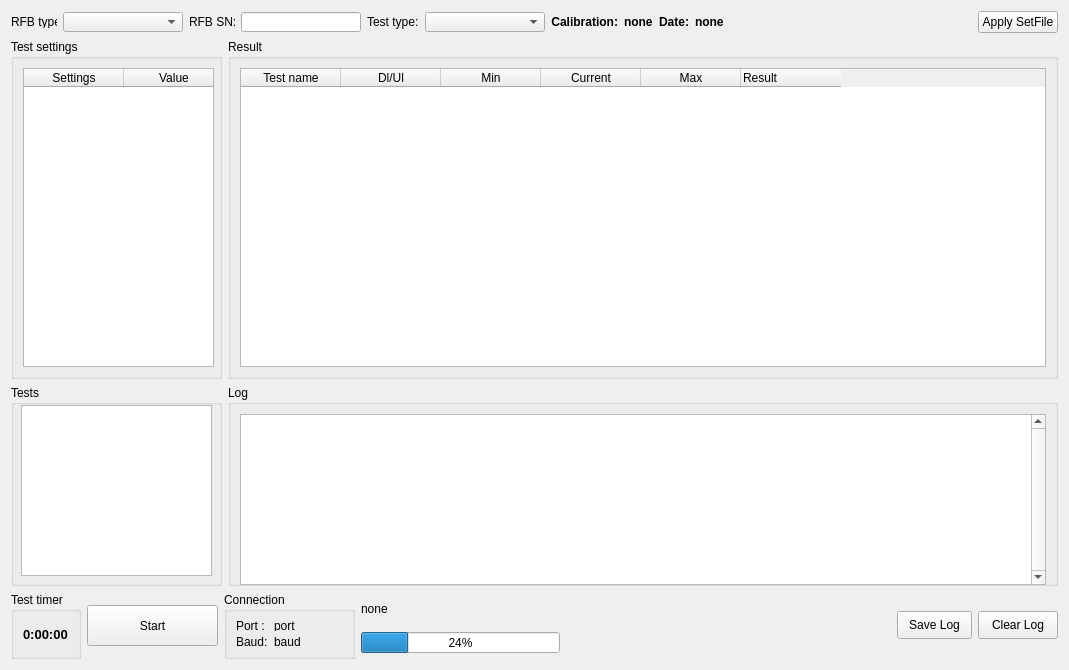
      <widget class="QWidget" name="tabMain">
       <attribute name="title">
        <string>Main</string>
       </attribute>
       <layout class="QGridLayout" name="gridLayout_4">
        <item row="2" column="1">
         <widget class="QGroupBox" name="logGroupBox">
          <property name="minimumSize">
           <size>
            <width>581</width>
            <height>184</height>
           </size>
          </property>
          <property name="maximumSize">
           <size>
            <width>16777215</width>
            <height>201</height>
           </size>
          </property>
          <property name="title">
           <string>Log</string>
          </property>
          <layout class="QGridLayout" name="gridLayout_11">
           <item row="0" column="0">
            <widget class="QListWidget" name="listLog">
             <property name="minimumSize">
              <size>
               <width>559</width>
               <height>171</height>
              </size>
             </property>
             <property name="maximumSize">
              <size>
               <width>16777215</width>
               <height>171</height>
              </size>
             </property>
             <property name="autoFillBackground">
              <bool>false</bool>
             </property>
             <property name="frameShadow">
              <enum>QFrame::Sunken</enum>
             </property>
             <property name="verticalScrollBarPolicy">
              <enum>Qt::ScrollBarAlwaysOn</enum>
             </property>
             <property name="autoScroll">
              <bool>true</bool>
             </property>
             <property name="autoScrollMargin">
              <number>16</number>
             </property>
             <property name="editTriggers">
              <set>QAbstractItemView::NoEditTriggers</set>
             </property>
             <property name="tabKeyNavigation">
              <bool>false</bool>
             </property>
             <property name="showDropIndicator" stdset="0">
              <bool>false</bool>
             </property>
             <property name="dragDropMode">
              <enum>QAbstractItemView::DragOnly</enum>
             </property>
             <property name="alternatingRowColors">
              <bool>false</bool>
             </property>
             <property name="selectionMode">
              <enum>QAbstractItemView::NoSelection</enum>
             </property>
             <property name="verticalScrollMode">
              <enum>QAbstractItemView::ScrollPerItem</enum>
             </property>
             <property name="movement">
              <enum>QListView::Free</enum>
             </property>
             <property name="flow">
              <enum>QListView::TopToBottom</enum>
             </property>
            </widget>
           </item>
          </layout>
         </widget>
        </item>
        <item row="1" column="0" colspan="2">
         <layout class="QGridLayout" name="gridLayout_6">
          <property name="sizeConstraint">
           <enum>QLayout::SetMaximumSize</enum>
          </property>
          <item row="0" column="0">
           <widget class="QGroupBox" name="groupBox_3">
            <property name="sizePolicy">
             <sizepolicy hsizetype="Fixed" vsizetype="Expanding">
              <horstretch>0</horstretch>
              <verstretch>0</verstretch>
             </sizepolicy>
            </property>
            <property name="minimumSize">
             <size>
              <width>211</width>
              <height>332</height>
             </size>
            </property>
            <property name="maximumSize">
             <size>
              <width>211</width>
              <height>16777215</height>
             </size>
            </property>
            <property name="title">
             <string>Test settings</string>
            </property>
            <layout class="QGridLayout" name="gridLayout_9">
             <item row="0" column="0">
              <widget class="QTableWidget" name="tableSettings">
               <property name="sizePolicy">
                <sizepolicy hsizetype="Fixed" vsizetype="Expanding">
                 <horstretch>0</horstretch>
                 <verstretch>0</verstretch>
                </sizepolicy>
               </property>
               <property name="minimumSize">
                <size>
                 <width>191</width>
                 <height>299</height>
                </size>
               </property>
               <property name="maximumSize">
                <size>
                 <width>191</width>
                 <height>16777215</height>
                </size>
               </property>
               <property name="horizontalScrollBarPolicy">
                <enum>Qt::ScrollBarAlwaysOff</enum>
               </property>
               <property name="autoScroll">
                <bool>true</bool>
               </property>
               <property name="editTriggers">
                <set>QAbstractItemView::NoEditTriggers</set>
               </property>
               <property name="rowCount">
                <number>0</number>
               </property>
               <property name="columnCount">
                <number>2</number>
               </property>
               <attribute name="verticalHeaderVisible">
                <bool>false</bool>
               </attribute>
               <attribute name="verticalHeaderHighlightSections">
                <bool>true</bool>
               </attribute>
               <column>
                <property name="text">
                 <string>Settings</string>
                </property>
               </column>
               <column>
                <property name="text">
                 <string>Value</string>
                </property>
               </column>
              </widget>
             </item>
            </layout>
           </widget>
          </item>
          <item row="0" column="1">
           <widget class="QGroupBox" name="groupBox_7">
            <property name="title">
             <string>Result</string>
            </property>
            <layout class="QGridLayout" name="gridLayout_5">
             <item row="0" column="0">
              <widget class="QTableWidget" name="tableResult">
               <property name="enabled">
                <bool>true</bool>
               </property>
               <property name="sizePolicy">
                <sizepolicy hsizetype="Expanding" vsizetype="Expanding">
                 <horstretch>0</horstretch>
                 <verstretch>0</verstretch>
                </sizepolicy>
               </property>
               <property name="minimumSize">
                <size>
                 <width>559</width>
                 <height>299</height>
                </size>
               </property>
               <property name="maximumSize">
                <size>
                 <width>16777215</width>
                 <height>16777215</height>
                </size>
               </property>
               <property name="layoutDirection">
                <enum>Qt::LeftToRight</enum>
               </property>
               <property name="horizontalScrollBarPolicy">
                <enum>Qt::ScrollBarAlwaysOff</enum>
               </property>
               <property name="editTriggers">
                <set>QAbstractItemView::NoEditTriggers</set>
               </property>
               <property name="tabKeyNavigation">
                <bool>false</bool>
               </property>
               <property name="showDropIndicator" stdset="0">
                <bool>false</bool>
               </property>
               <property name="dragDropOverwriteMode">
                <bool>false</bool>
               </property>
               <property name="columnCount">
                <number>6</number>
               </property>
               <attribute name="horizontalHeaderMinimumSectionSize">
                <number>25</number>
               </attribute>
               <attribute name="verticalHeaderVisible">
                <bool>false</bool>
               </attribute>
               <attribute name="verticalHeaderDefaultSectionSize">
                <number>30</number>
               </attribute>
               <attribute name="verticalHeaderHighlightSections">
                <bool>false</bool>
               </attribute>
               <attribute name="verticalHeaderMinimumSectionSize">
                <number>17</number>
               </attribute>
               <column>
                <property name="text">
                 <string>Test name</string>
                </property>
                <property name="font">
                 <font>
                  <weight>50</weight>
                  <bold>false</bold>
                 </font>
                </property>
               </column>
               <column>
                <property name="text">
                 <string>Dl/Ul</string>
                </property>
               </column>
               <column>
                <property name="text">
                 <string>Min</string>
                </property>
               </column>
               <column>
                <property name="text">
                 <string>Current</string>
                </property>
               </column>
               <column>
                <property name="text">
                 <string>Max</string>
                </property>
               </column>
               <column>
                <property name="text">
                 <string>Result</string>
                </property>
                <property name="textAlignment">
                 <set>AlignLeading|AlignVCenter</set>
                </property>
               </column>
              </widget>
             </item>
            </layout>
           </widget>
          </item>
         </layout>
        </item>
        <item row="0" column="0" colspan="2">
         <layout class="QHBoxLayout" name="horizontalLayout_12">
          <item>
           <layout class="QHBoxLayout" name="horizontalLayout_8">
            <item>
             <widget class="QLabel" name="label_9">
              <property name="sizePolicy">
               <sizepolicy hsizetype="Fixed" vsizetype="Fixed">
                <horstretch>0</horstretch>
                <verstretch>0</verstretch>
               </sizepolicy>
              </property>
              <property name="maximumSize">
               <size>
                <width>46</width>
                <height>13</height>
               </size>
              </property>
              <property name="text">
               <string>RFB type:</string>
              </property>
             </widget>
            </item>
            <item>
             <widget class="QComboBox" name="rfbTypeCombo">
              <property name="sizePolicy">
               <sizepolicy hsizetype="Fixed" vsizetype="Fixed">
                <horstretch>0</horstretch>
                <verstretch>0</verstretch>
               </sizepolicy>
              </property>
              <property name="minimumSize">
               <size>
                <width>120</width>
                <height>20</height>
               </size>
              </property>
              <property name="maximumSize">
               <size>
                <width>120</width>
                <height>20</height>
               </size>
              </property>
             </widget>
            </item>
           </layout>
          </item>
          <item>
           <layout class="QHBoxLayout" name="horizontalLayout_9">
            <item>
             <widget class="QLabel" name="label2">
              <property name="sizePolicy">
               <sizepolicy hsizetype="Fixed" vsizetype="Fixed">
                <horstretch>0</horstretch>
                <verstretch>0</verstretch>
               </sizepolicy>
              </property>
              <property name="maximumSize">
               <size>
                <width>46</width>
                <height>13</height>
               </size>
              </property>
              <property name="text">
               <string>RFB SN:</string>
              </property>
             </widget>
            </item>
            <item>
             <widget class="QLineEdit" name="rfbSN">
              <property name="sizePolicy">
               <sizepolicy hsizetype="Fixed" vsizetype="Fixed">
                <horstretch>0</horstretch>
                <verstretch>0</verstretch>
               </sizepolicy>
              </property>
              <property name="minimumSize">
               <size>
                <width>120</width>
                <height>20</height>
               </size>
              </property>
              <property name="maximumSize">
               <size>
                <width>120</width>
                <height>20</height>
               </size>
              </property>
              <property name="text">
               <string/>
              </property>
              <property name="maxLength">
               <number>32</number>
              </property>
              <property name="alignment">
               <set>Qt::AlignLeading|Qt::AlignLeft|Qt::AlignVCenter</set>
              </property>
             </widget>
            </item>
           </layout>
          </item>
          <item>
           <widget class="QLabel" name="label">
            <property name="text">
             <string>Test type:</string>
            </property>
           </widget>
          </item>
          <item>
           <widget class="QComboBox" name="testTypeCombo">
            <property name="minimumSize">
             <size>
              <width>120</width>
              <height>20</height>
             </size>
            </property>
            <property name="maximumSize">
             <size>
              <width>120</width>
              <height>20</height>
             </size>
            </property>
           </widget>
          </item>
          <item>
           <layout class="QHBoxLayout" name="horizontalLayout_13">
            <item>
             <widget class="QLabel" name="label3_2">
              <property name="font">
               <font>
                <weight>75</weight>
                <bold>true</bold>
               </font>
              </property>
              <property name="text">
               <string>Calibration:</string>
              </property>
              <property name="alignment">
               <set>Qt::AlignRight|Qt::AlignTrailing|Qt::AlignVCenter</set>
              </property>
             </widget>
            </item>
            <item>
             <widget class="QLabel" name="calibrLbl">
              <property name="font">
               <font>
                <weight>75</weight>
                <bold>true</bold>
               </font>
              </property>
              <property name="text">
               <string>none</string>
              </property>
             </widget>
            </item>
           </layout>
          </item>
          <item>
           <layout class="QHBoxLayout" name="horizontalLayout_6">
            <item>
             <widget class="QLabel" name="label4">
              <property name="font">
               <font>
                <weight>75</weight>
                <bold>true</bold>
               </font>
              </property>
              <property name="text">
               <string>Date:</string>
              </property>
              <property name="alignment">
               <set>Qt::AlignRight|Qt::AlignTrailing|Qt::AlignVCenter</set>
              </property>
             </widget>
            </item>
            <item>
             <widget class="QLabel" name="dateCalibrLbl">
              <property name="font">
               <font>
                <weight>75</weight>
                <bold>true</bold>
               </font>
              </property>
              <property name="text">
               <string>none</string>
              </property>
             </widget>
            </item>
           </layout>
          </item>
          <item>
           <spacer name="horizontalSpacer_4">
            <property name="orientation">
             <enum>Qt::Horizontal</enum>
            </property>
            <property name="sizeHint" stdset="0">
             <size>
              <width>248</width>
              <height>20</height>
             </size>
            </property>
           </spacer>
          </item>
          <item>
           <widget class="QPushButton" name="applySetBtn">
            <property name="enabled">
             <bool>true</bool>
            </property>
            <property name="text">
             <string>Apply SetFile</string>
            </property>
           </widget>
          </item>
         </layout>
        </item>
        <item row="3" column="0" colspan="2">
         <layout class="QHBoxLayout" name="horizontalLayout_15">
          <item>
           <layout class="QHBoxLayout" name="horizontalLayout_7">
            <item>
             <widget class="QGroupBox" name="groupBox_8">
              <property name="sizePolicy">
               <sizepolicy hsizetype="Fixed" vsizetype="Preferred">
                <horstretch>0</horstretch>
                <verstretch>0</verstretch>
               </sizepolicy>
              </property>
              <property name="maximumSize">
               <size>
                <width>70</width>
                <height>16777215</height>
               </size>
              </property>
              <property name="title">
               <string>Test timer</string>
              </property>
              <layout class="QGridLayout" name="gridLayout_10">
               <item row="0" column="0">
                <widget class="QLabel" name="testTimeLbl">
                 <property name="sizePolicy">
                  <sizepolicy hsizetype="Fixed" vsizetype="Preferred">
                   <horstretch>0</horstretch>
                   <verstretch>0</verstretch>
                  </sizepolicy>
                 </property>
                 <property name="maximumSize">
                  <size>
                   <width>50</width>
                   <height>16777215</height>
                  </size>
                 </property>
                 <property name="font">
                  <font>
                   <pointsize>10</pointsize>
                   <weight>75</weight>
                   <bold>true</bold>
                  </font>
                 </property>
                 <property name="text">
                  <string>0:00:00</string>
                 </property>
                </widget>
               </item>
              </layout>
             </widget>
            </item>
            <item>
             <widget class="QPushButton" name="startTestBtn">
              <property name="sizePolicy">
               <sizepolicy hsizetype="Expanding" vsizetype="Fixed">
                <horstretch>0</horstretch>
                <verstretch>0</verstretch>
               </sizepolicy>
              </property>
              <property name="maximumSize">
               <size>
                <width>131</width>
                <height>41</height>
               </size>
              </property>
              <property name="text">
               <string>Start</string>
              </property>
             </widget>
            </item>
           </layout>
          </item>
          <item>
           <widget class="QGroupBox" name="ConnectionBox">
            <property name="maximumSize">
             <size>
              <width>191</width>
              <height>67</height>
             </size>
            </property>
            <property name="title">
             <string>Connection</string>
            </property>
            <layout class="QGridLayout" name="gridLayout_7">
             <item row="0" column="0">
              <layout class="QGridLayout" name="gridLayout_2">
               <item row="0" column="0">
                <widget class="QLabel" name="labelPort">
                 <property name="text">
                  <string>Port :</string>
                 </property>
                </widget>
               </item>
               <item row="1" column="0">
                <widget class="QLabel" name="labelBaud">
                 <property name="text">
                  <string>Baud:</string>
                 </property>
                </widget>
               </item>
               <item row="0" column="2" rowspan="2">
                <widget class="QLabel" name="movie">
                 <property name="minimumSize">
                  <size>
                   <width>36</width>
                   <height>32</height>
                  </size>
                 </property>
                 <property name="text">
                  <string/>
                 </property>
                </widget>
               </item>
               <item row="0" column="1">
                <widget class="QLabel" name="portLbl">
                 <property name="text">
                  <string>port</string>
                 </property>
                </widget>
               </item>
               <item row="1" column="1">
                <widget class="QLabel" name="baudLbl">
                 <property name="text">
                  <string>baud</string>
                 </property>
                </widget>
               </item>
              </layout>
             </item>
            </layout>
           </widget>
          </item>
          <item>
           <layout class="QVBoxLayout" name="verticalLayout">
            <item>
             <widget class="QLabel" name="currTestLbl">
              <property name="maximumSize">
               <size>
                <width>199</width>
                <height>22</height>
               </size>
              </property>
              <property name="text">
               <string>none</string>
              </property>
             </widget>
            </item>
            <item>
             <widget class="QProgressBar" name="TestPrBar">
              <property name="maximumSize">
               <size>
                <width>199</width>
                <height>21</height>
               </size>
              </property>
              <property name="value">
               <number>24</number>
              </property>
             </widget>
            </item>
           </layout>
          </item>
          <item>
           <spacer name="horizontalSpacer">
            <property name="orientation">
             <enum>Qt::Horizontal</enum>
            </property>
            <property name="sizeHint" stdset="0">
             <size>
              <width>168</width>
              <height>20</height>
             </size>
            </property>
           </spacer>
          </item>
          <item>
           <widget class="QPushButton" name="saveLogBtn">
            <property name="minimumSize">
             <size>
              <width>75</width>
              <height>28</height>
             </size>
            </property>
            <property name="maximumSize">
             <size>
              <width>75</width>
              <height>28</height>
             </size>
            </property>
            <property name="text">
             <string>Save Log</string>
            </property>
           </widget>
          </item>
          <item>
           <widget class="QPushButton" name="clrLogBtn">
            <property name="maximumSize">
             <size>
              <width>81</width>
              <height>28</height>
             </size>
            </property>
            <property name="text">
             <string>Clear Log</string>
            </property>
           </widget>
          </item>
         </layout>
        </item>
        <item row="2" column="0">
         <widget class="QGroupBox" name="testsGroupBox">
          <property name="sizePolicy">
           <sizepolicy hsizetype="Expanding" vsizetype="Expanding">
            <horstretch>0</horstretch>
            <verstretch>0</verstretch>
           </sizepolicy>
          </property>
          <property name="minimumSize">
           <size>
            <width>211</width>
            <height>201</height>
           </size>
          </property>
          <property name="maximumSize">
           <size>
            <width>211</width>
            <height>201</height>
           </size>
          </property>
          <property name="title">
           <string>Tests</string>
          </property>
          <widget class="QTableView" name="testTable">
           <property name="geometry">
            <rect>
             <x>10</x>
             <y>20</y>
             <width>191</width>
             <height>171</height>
            </rect>
           </property>
           <property name="minimumSize">
            <size>
             <width>191</width>
             <height>171</height>
            </size>
           </property>
           <property name="maximumSize">
            <size>
             <width>191</width>
             <height>171</height>
            </size>
           </property>
           <property name="autoScroll">
            <bool>false</bool>
           </property>
           <property name="editTriggers">
            <set>QAbstractItemView::NoEditTriggers</set>
           </property>
           <property name="tabKeyNavigation">
            <bool>false</bool>
           </property>
           <property name="showDropIndicator" stdset="0">
            <bool>false</bool>
           </property>
           <property name="dragDropOverwriteMode">
            <bool>false</bool>
           </property>
           <property name="showGrid">
            <bool>false</bool>
           </property>
           <property name="wordWrap">
            <bool>false</bool>
           </property>
           <property name="cornerButtonEnabled">
            <bool>false</bool>
           </property>
           <attribute name="horizontalHeaderVisible">
            <bool>false</bool>
           </attribute>
           <attribute name="horizontalHeaderHighlightSections">
            <bool>false</bool>
           </attribute>
           <attribute name="verticalHeaderVisible">
            <bool>false</bool>
           </attribute>
           <attribute name="verticalHeaderHighlightSections">
            <bool>false</bool>
           </attribute>
          </widget>
         </widget>
        </item>
       </layout>
      </widget>
